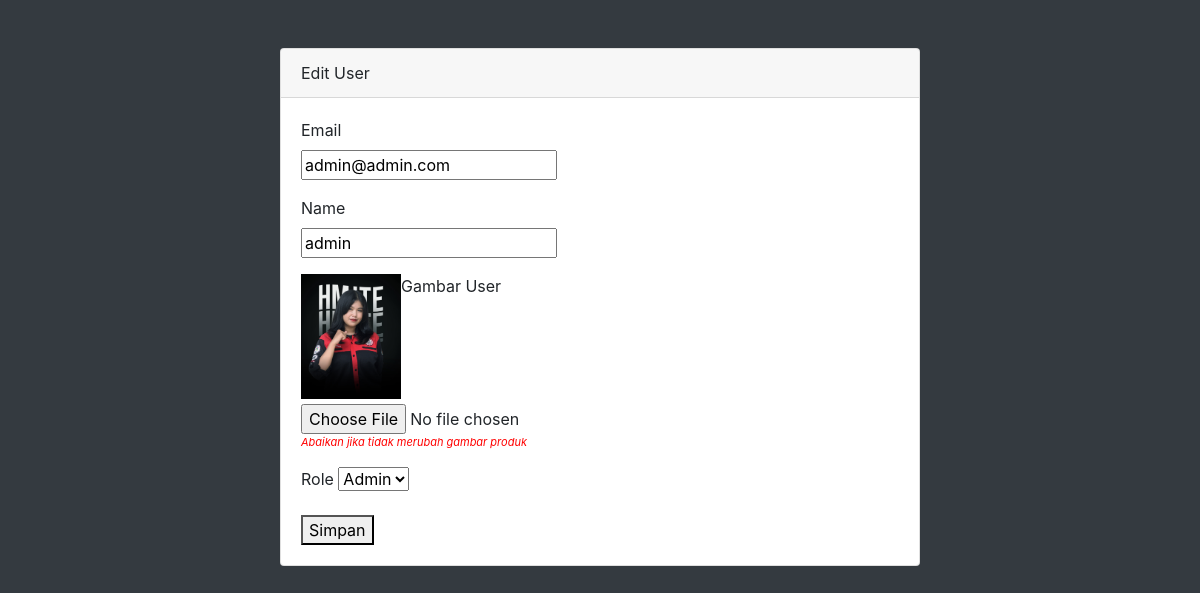
The page /admin_user_edit.php?email=admin@admin.com (signed in) on the database its author committed.
### tables this page shows
CREATE TABLE `user` (
  `email` varchar(60) NOT NULL,
  `name` varchar(30) DEFAULT NULL,
  `password` varchar(100) DEFAULT NULL,
  `role` varchar(50) NOT NULL,
  `date_created` datetime NOT NULL DEFAULT current_timestamp() ON UPDATE current_timestamp(),
  `date_modified` date NOT NULL,
  `photo` varchar(50) NOT NULL
);

### admin_user_edit.php (the view, shortened to what this page needs)
<?php
require "include/connect_db.php";
if (isset($_GET['email'])) {
    $email = ($_GET["email"]);
    $query = "SELECT * FROM user WHERE email='$email'";
    $result = mysqli_query($conn, $query);
    $data = mysqli_fetch_assoc($result);
} else {
    echo "<script>alert('Masukkan data id.');window.location='table_user.php';</script>";
}
?>
<!DOCTYPE html>
<html lang="en">
<head>
    <link href="vendor/fontawesome-free/css/all.min.css" rel="stylesheet" type="text/css">
    <link href="css/sb-admin.css" rel="stylesheet">
</head>
<body class="bg-dark">
    <div class="container">
        <div class="card card-register mx-auto mt-5">
            <div class="card-header">Edit User</div>
            <div class="card-body">
                <form method="POST" action="proses_user_edit.php" enctype="multipart/form-data">
                    <section class="base">
                        <div class="form-group">
                            <div class="form-row">
                                <div class="col-md-6">
                                    <label>Email</label>
                                    <input type="text" name="email" value="<?php echo $data['email']; ?>" autofocus="" required="" />
                                </div>
                            </div>
                        </div>
                        <div class="form-group">
                            <div class="form-row">
                                <div class="col-md-6">
                                    <label>Name</label>
                                    <input type="text" name="name" value="<?php echo $data['name']; ?>" />
                                </div>
                            </div>
                        </div>
                        <div class="form-group">
                        <div class="form-row">
                            <div class="col-md-6">
                                <div>
                                    <label>Gambar User</label>
                                    <img src="images/<?php echo $data['photo']; ?>" style="width: 100px;float: left;margin-bottom: 5px;">
                                    <input type="file" name="photo" />
                                    <i style="float: left;font-size: 11px;color: red">Abaikan jika tidak merubah gambar produk</i>
                                </div>
                            </div>
                        </div>
                    </div>
                        <div class="form-group">
                            <div class="form-row">
                                <div class="col-md-6">
                                    <label>Role</label>
                                    <select class="form-select" aria-label="Default select example" name="role" required="required" value="<?php echo $data['role']; ?>">
                                        <option selected value="Admin">Admin</option>
                                    </select>
                                </div>
                            </div>
                        </div>
                        <div>
                            <button type="submit">Simpan</button>
                        </div>
                    </section>
                </form>
            </div>
        </div>
</body>
</html>

### rows shown on the page
user: email "admin@admin.com", name "admin", photo (picture), role "Admin"
